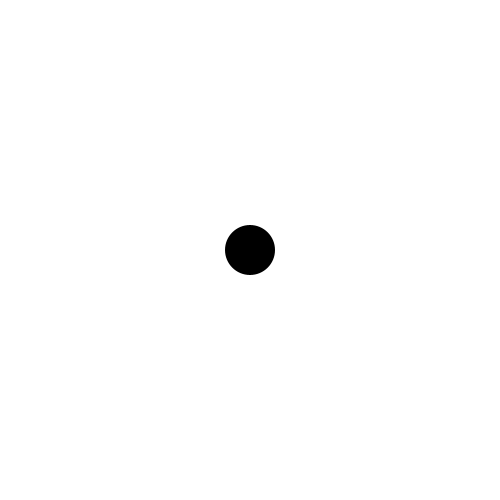
Frame 1 (no input)
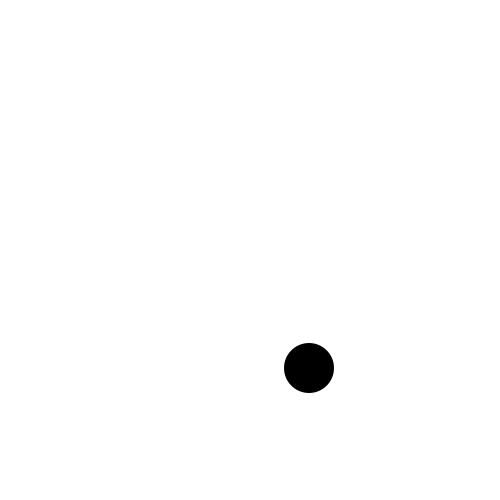
Frame 60 (the mouse pressed at the canvas centre just before this capture)
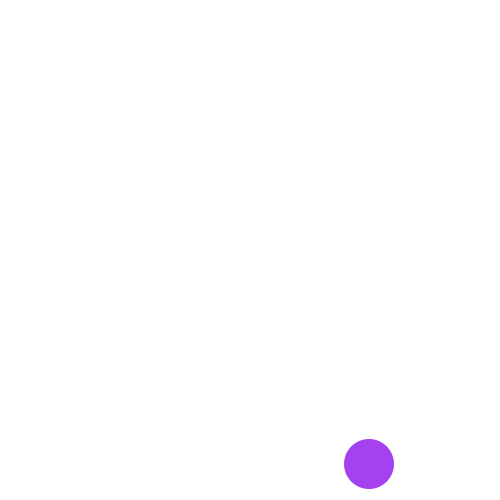
Frame 120 (the mouse held since frame 60 and released just before this capture)

The Processing sketch that drew these frames (run headless with seeded random() and noise(); from frame 60 on, the mouse is pressed at the canvas centre):

// Processing sketch: drill8
// ── drill8.pde
float x = 250;
float y = 250;
float dx = 1;
float dy = 2;
void setup() {
    size(500,500);
    fill(0);
    noStroke();
}

void draw() {
    background(255);
    ellipse(x, y, 50, 50);
    x += dx;
    y += dy;
    if (y-25 < 0 || y+25 > height) {
        fill(random(255),random(255),random(255));
        dy *= -1;
    }
    if (x-25 < 0 || x+25 > width) {
        fill(random(255),random(255),random(255));
        dx *= -1;
    }
}
